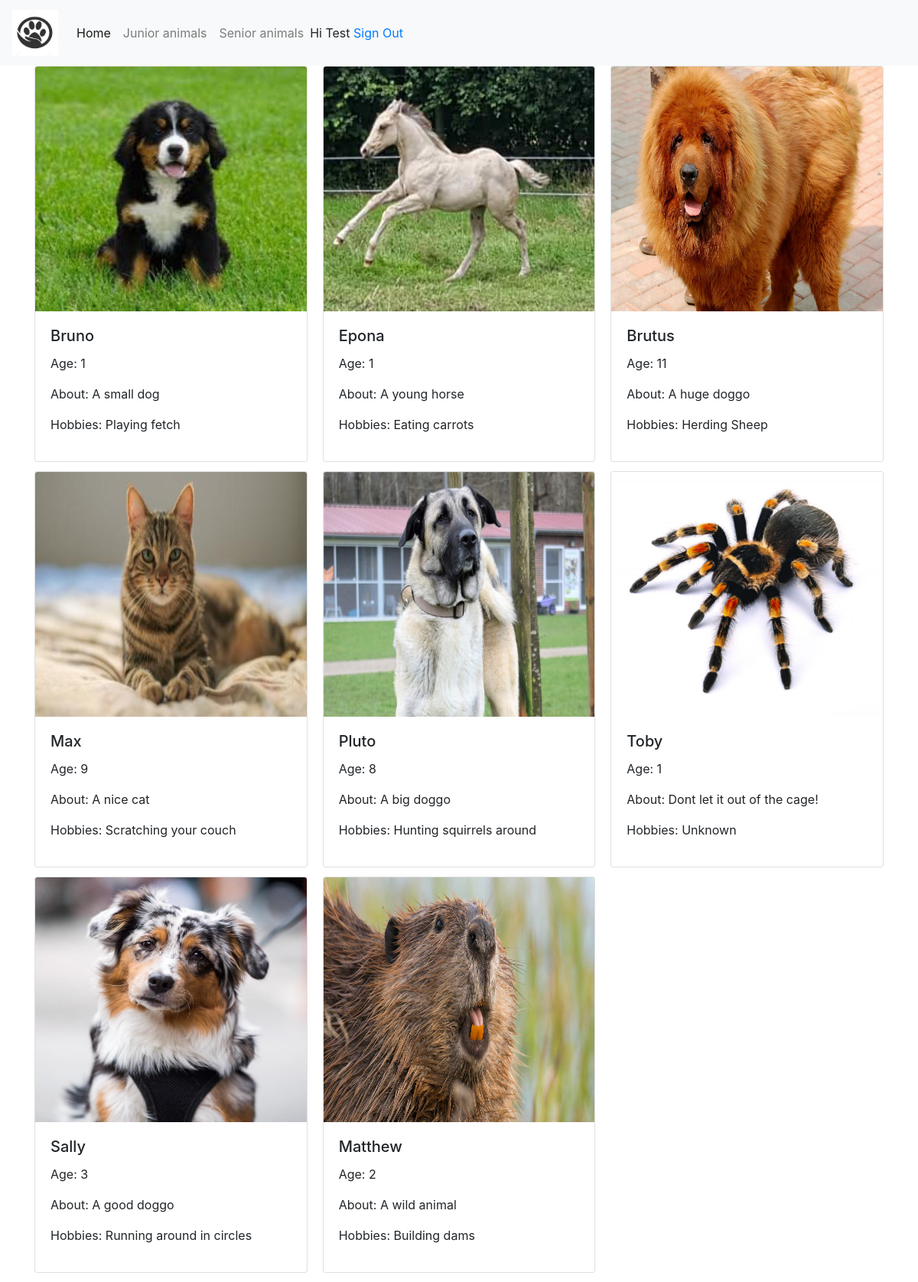
Screenshot of /home.php (signed in) with the database file from the repository.
### tables this page shows
CREATE TABLE `users` (
  `userId` int(11) NOT NULL,
  `userName` varchar(30) NOT NULL,
  `userEmail` varchar(60) NOT NULL,
  `userPass` varchar(255) NOT NULL,
  `status` enum('user','admin') NOT NULL DEFAULT 'user'
);

CREATE TABLE `animals` (
  `id` int(11) NOT NULL,
  `animal_image` varchar(255) NOT NULL,
  `animal_name` varchar(255) NOT NULL,
  `animal_description` varchar(255) NOT NULL,
  `animal_location` varchar(255) NOT NULL,
  `hobbies` varchar(255) NOT NULL,
  `age` int(11) NOT NULL,
  `animal_type` enum('small','big') NOT NULL,
  `animal_status` enum('junior','senior') NOT NULL,
  `active` int(1) NOT NULL DEFAULT 0
);

### home.php (the view, shortened to what this page needs)
<?php
require_once 'dbconnect.php';
$res=mysqli_query($conn, "SELECT * FROM users WHERE userId=".$_SESSION['user']);
$userRow=mysqli_fetch_array($res, MYSQLI_ASSOC);
?>
<!DOCTYPE html>
<html>
<head>
<link rel="stylesheet" href="https://stackpath.bootstrapcdn.com/bootstrap/4.5.0/css/bootstrap.min.css">
</head>
<body>
<nav class="navbar navbar-expand-lg navbar-light bg-light">
  <a class="navbar-brand" href="#"><img src="images/logo.png" height="60" width="60"></a>
  <div class="collapse navbar-collapse" id="navbarNav">
    <ul class="navbar-nav">
      <li class="nav-item active">
        <a class="nav-link" href="#">Home <span class="sr-only">(current)</span></a>
      </li>
      <li class="nav-item">
        <a class="nav-link" href="general.php">Junior animals</a>
      </li>
      <li class="nav-item">
        <a class="nav-link" href="senior.php">Senior animals</a>
      </li>
      <span class="my-2">
        <a class="">Hi <?php echo $userRow['userName'] ; ?><a href="logout.php?logout"> Sign Out</a></a>
      </span>
    </ul>
  </div>
</nav>
<div class="container">
    <div class="card-columns">
    <?php
        $sql = "SELECT * FROM animals WHERE active = 0";
        $result = $conn->query($sql);
        if($result->num_rows > 0) {
            while($row = $result->fetch_assoc()) {
                echo  "<div class= 'card'>
                <img class='card-img-top'style='width: 100%; height:20em' src =" .$row['animal_image'].">
                    <div class='card-body'>
                        <h5 class='card-title'>" .$row['animal_name']."</h5>
                        <p>Age: " .$row['age']."</p>
                        <p>About: " .$row['animal_description']."</p>
                        <p>Hobbies: " .$row['hobbies']."</p>
                    </div>
                </div>" ;
                }
        } else  {
            echo  "<tr><td colspan='5'><center>No Data Avaliable</center></td></tr>";
            }
    ?>
    </div>
</div>
</body>
</html>

### rows the page displays
users: userName "Test"
animals: animal_image (picture), animal_name "Bruno", age "1", animal_description "A small dog", hobbies "Playing fetch"
animals: animal_image (picture), animal_name "Max", age "9", animal_description "A nice cat", hobbies "Scratching your couch"
animals: animal_image (picture), animal_name "Sally", age "3", animal_description "A good doggo", hobbies "Running around in circles"
animals: animal_image (picture), animal_name "Epona", age "1", animal_description "A young horse", hobbies "Eating carrots"
animals: animal_image (picture), animal_name "Pluto", age "8", animal_description "A big doggo", hobbies "Hunting squirrels around"
animals: animal_image (picture), animal_name "Matthew", age "2", animal_description "A wild animal", hobbies "Building dams"
animals: animal_image (picture), animal_name "Brutus", age "11", animal_description "A huge doggo", hobbies "Herding Sheep"
animals: animal_image (picture), animal_name "Toby", age "1", animal_description "Dont let it out of the cage!", hobbies "Unknown"
